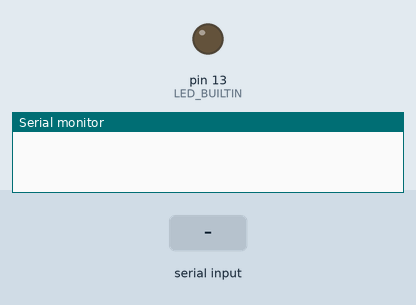
The sketch below on a simulated Arduino Uno, built with avr-gcc and run on an emulated ATmega328P. Parts: output pins drawn as LEDs (lit = HIGH), the last lines printed to the serial monitor. Dashed ring = blinking. Inputs (shaded band) come from the test bench.

Above: at 0.1 s.
At 1.3 s:
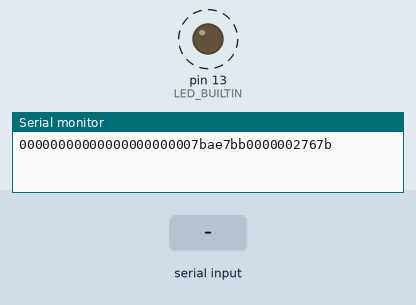
1.4 s: "SHA1:\n" received over Serial
Timing chart, 0 to 10.1 s (numbered marks = the images above; inputs shaded):
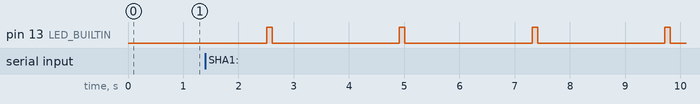

The sketch:

AVR_Code_v0.1.4.ino
```cpp
// (licence header left out)
#pragma GCC optimize ("-O0")
#include <Arduino.h>
#include "Hash.h"
#ifndef LED_BUILTIN
#define LED_BUILTIN 13
#endif
#if defined(ARDUINO_ARCH_AVR) || defined(ARDUINO_ARCH_MEGAAVR)
typedef uint16_t uintDiff;
#else
typedef uint32_t uintDiff;
#endif

void setup() {
  pinMode(LED_BUILTIN, OUTPUT);
  Serial.begin(115200);

  delay(100);
  while (!Serial) ;
    Serial.flush();
}
void minersetup()
{
}
void loop(void) {
  miner();
}
void miner() {
  delay (10);
  double MM = 0.00000001;
  do
  {
    minersetup();
    #if defined(ARDUINO_ARCH_AVR)
    delay(100);
    PORTB = PORTB & B11011111;
    #else
    digitalWrite(LED_BUILTIN, HIGH);
    #endif
    String uwu = Serial.readString();
    Serial.println(sha1(String(uwu)));

    delay (1300);
    #if defined(ARDUINO_ARCH_AVR)
    PORTB = PORTB | B00100000;
    #else
    digitalWrite(LED_BUILTIN, LOW);
    #endif
} while (MM > 0);

}
```

Hash.cpp
```cpp
#include <Arduino.h>
#include "bearssl_hash.h"

#include "Hash.h"


void sha1(const uint8_t* data, uint32_t size, uint8_t hash[20]) {
    br_sha1_context ctx;

#ifdef DEBUG_SHA1
    os_printf("DATA:");
    for(uint16_t i = 0; i < size; i++) {
        os_printf("%02X", data[i]);
    }
    os_printf("\n");
    os_printf("DATA:");
    for(uint16_t i = 0; i < size; i++) {
        os_printf("%c", data[i]);
    }
    os_printf("\n");
#endif


#ifdef DEBUG_SHA1
    os_printf("SHA1:");
    for(uint16_t i = 0; i < 20; i++) {
        os_printf("%02X", hash[i]);
    }
    os_printf("\n\n");
#endif
}

void sha1(const char* data, uint32_t size, uint8_t hash[20]) {
    sha1((const uint8_t *) data, size, hash);
}

void sha1(const String& data, uint8_t hash[20]) {
    sha1(data.c_str(), data.length(), hash);
}

String sha1(const uint8_t* data, uint32_t size) {
    uint8_t hash[20];
    String hashStr((const char*)nullptr);
    hashStr.reserve(20 * 2 + 1);

    sha1(&data[0], size, &hash[0]);

    for(uint16_t i = 0; i < 20; i++) {
        char hex[3];
        snprintf(hex, sizeof(hex), "%02x", hash[i]);
        hashStr += hex;
    }

    return hashStr;
}

String sha1(const char* data, uint32_t size) {
    return sha1((const uint8_t*) data, size);
}

String sha1(const String& data) {
    return sha1(data.c_str(), data.length());
}
```

Hash.h
```cpp
#ifndef HASH_H_
#define HASH_H_

//#define DEBUG_SHA1

void sha1(const uint8_t* data, uint32_t size, uint8_t hash[20]);
void sha1(const char* data, uint32_t size, uint8_t hash[20]);
void sha1(const String& data, uint8_t hash[20]);

String sha1(const uint8_t* data, uint32_t size);
String sha1(const char* data, uint32_t size);
String sha1(const String& data);

#endif /* HASH_H_ */
```

bearssl_hash.h
```cpp
#ifndef BR_BEARSSL_HASH_H__
#define BR_BEARSSL_HASH_H__

#include <stddef.h>
#include <stdint.h>
#include <string.h>

#ifdef __cplusplus
extern "C" {
#endif


typedef struct br_hash_class_ br_hash_class;
struct br_hash_class_ {

	size_t context_size;

	uint32_t desc;

	void (*init)(const br_hash_class **ctx);

	void (*update)(const br_hash_class **ctx, const void *data, size_t len);

	void (*out)(const br_hash_class *const *ctx, void *dst);


	uint64_t (*state)(const br_hash_class *const *ctx, void *dst);


	void (*set_state)(const br_hash_class **ctx,
		const void *stb, uint64_t count);
};

#ifndef BR_DOXYGEN_IGNORE
#define BR_HASHDESC_ID(id)           ((uint32_t)(id) << BR_HASHDESC_ID_OFF)
#define BR_HASHDESC_ID_OFF           0
#define BR_HASHDESC_ID_MASK          0xFF

#define BR_HASHDESC_OUT(size)        ((uint32_t)(size) << BR_HASHDESC_OUT_OFF)
#define BR_HASHDESC_OUT_OFF          8
#define BR_HASHDESC_OUT_MASK         0x7F

#define BR_HASHDESC_STATE(size)      ((uint32_t)(size) << BR_HASHDESC_STATE_OFF)
#define BR_HASHDESC_STATE_OFF        15
#define BR_HASHDESC_STATE_MASK       0xFF

#define BR_HASHDESC_LBLEN(ls)        ((uint32_t)(ls) << BR_HASHDESC_LBLEN_OFF)
#define BR_HASHDESC_LBLEN_OFF        23
#define BR_HASHDESC_LBLEN_MASK       0x0F

#define BR_HASHDESC_MD_PADDING       ((uint32_t)1 << 28)
#define BR_HASHDESC_MD_PADDING_128   ((uint32_t)1 << 29)
#define BR_HASHDESC_MD_PADDING_BE    ((uint32_t)1 << 30)
#endif

#define br_md5_ID     1

#define br_md5_SIZE   16

extern const br_hash_class br_md5_vtable;

typedef struct {

	const br_hash_class *vtable;
#ifndef BR_DOXYGEN_IGNORE
	unsigned char buf[64];
	uint64_t count;
	uint32_t val[4];
#endif
} br_md5_context;

void br_md5_init(br_md5_context *ctx);

void br_md5_update(br_md5_context *ctx, const void *data, size_t len);

void br_md5_out(const br_md5_context *ctx, void *out);

uint64_t br_md5_state(const br_md5_context *ctx, void *out);

void br_md5_set_state(br_md5_context *ctx, const void *stb, uint64_t count);

#define br_sha1_ID     2


#define br_sha1_SIZE   20


extern const br_hash_class br_sha1_vtable;


typedef struct {

	const br_hash_class *vtable;
#ifndef BR_DOXYGEN_IGNORE
	unsigned char buf[64];
	uint64_t count;
	uint32_t val[5];
#endif
} br_sha1_context;


void br_sha1_init(br_sha1_context *ctx);


void br_sha1_update(br_sha1_context *ctx, const void *data, size_t len);


void br_sha1_out(const br_sha1_context *ctx, void *out);


uint64_t br_sha1_state(const br_sha1_context *ctx, void *out);
 void br_sha1_set_state(br_sha1_context *ctx, const void *stb, uint64_t count);


#define br_sha224_ID     3

#define br_sha224_SIZE   28

extern const br_hash_class br_sha224_vtable;

typedef struct {

	const br_hash_class *vtable;
#ifndef BR_DOXYGEN_IGNORE
	unsigned char buf[64];
	uint64_t count;
	uint32_t val[8];
#endif
} br_sha224_context;

void br_sha224_init(br_sha224_context *ctx);

void br_sha224_update(br_sha224_context *ctx, const void *data, size_t len);

void br_sha224_out(const br_sha224_context *ctx, void *out);

uint64_t br_sha224_state(const br_sha224_context *ctx, void *out);

void br_sha224_set_state(br_sha224_context *ctx,
	const void *stb, uint64_t count);

#define br_sha256_ID     4

#define br_sha256_SIZE   32


extern const br_hash_class br_sha256_vtable;

#ifdef BR_DOXYGEN_IGNORE

typedef struct {

	const br_hash_class *vtable;
} br_sha256_context;
#else
typedef br_sha224_context br_sha256_context;
#endif

void br_sha256_init(br_sha256_context *ctx);

#ifdef BR_DOXYGEN_IGNORE

void br_sha256_update(br_sha256_context *ctx, const void *data, size_t len);
#else
#define br_sha256_update      br_sha224_update
#endif


void br_sha256_out(const br_sha256_context *ctx, void *out);

#ifdef BR_DOXYGEN_IGNORE

uint64_t br_sha256_state(const br_sha256_context *ctx, void *out);
#else
#define br_sha256_state       br_sha224_state
#endif

#ifdef BR_DOXYGEN_IGNORE

void br_sha256_set_state(br_sha256_context *ctx,
	const void *stb, uint64_t count);
#else
#define br_sha256_set_state   br_sha224_set_state
#endif

#define br_sha384_ID     5

#define br_sha384_SIZE   48


extern const br_hash_class br_sha384_vtable;


typedef struct {

	const br_hash_class *vtable;
#ifndef BR_DOXYGEN_IGNORE
	unsigned char buf[128];
	uint64_t count;
	uint64_t val[8];
#endif
} br_sha384_context;

void br_sha384_init(br_sha384_context *ctx);

void br_sha384_update(br_sha384_context *ctx, const void *data, size_t len);


void br_sha384_out(const br_sha384_context *ctx, void *out);


uint64_t br_sha384_state(const br_sha384_context *ctx, void *out);


void br_sha384_set_state(br_sha384_context *ctx,
	const void *stb, uint64_t count);

#define br_sha512_ID     6

#define br_sha512_SIZE   64


extern const br_hash_class br_sha512_vtable;

#ifdef BR_DOXYGEN_IGNORE

typedef struct {

	const br_hash_class *vtable;
} br_sha512_context;
#else
typedef br_sha384_context br_sha512_context;
#endif


void br_sha512_init(br_sha512_context *ctx);

#ifdef BR_DOXYGEN_IGNORE

void br_sha512_update(br_sha512_context *ctx, const void *data, size_t len);
#else
#define br_sha512_update   br_sha384_update
#endif


void br_sha512_out(const br_sha512_context *ctx, void *out);

#ifdef BR_DOXYGEN_IGNORE

uint64_t br_sha512_state(const br_sha512_context *ctx, void *out);
#else
#define br_sha512_state   br_sha384_state
#endif

#ifdef BR_DOXYGEN_IGNORE

void br_sha512_set_state(br_sha512_context *ctx,
	const void *stb, uint64_t count);
#else
#define br_sha512_set_state   br_sha384_set_state
#endif


#define br_md5sha1_ID     0


#define br_md5sha1_SIZE   36


extern const br_hash_class br_md5sha1_vtable;


typedef struct {

	const br_hash_class *vtable;
#ifndef BR_DOXYGEN_IGNORE
	unsigned char buf[64];
	uint64_t count;
	uint32_t val_md5[4];
	uint32_t val_sha1[5];
#endif
} br_md5sha1_context;


void br_md5sha1_init(br_md5sha1_context *ctx);

void br_md5sha1_update(br_md5sha1_context *ctx, const void *data, size_t len);


void br_md5sha1_out(const br_md5sha1_context *ctx, void *out);


uint64_t br_md5sha1_state(const br_md5sha1_context *ctx, void *out);


void br_md5sha1_set_state(br_md5sha1_context *ctx,
	const void *stb, uint64_t count);

typedef union {
	const br_hash_class *vtable;
	br_md5_context md5;
	br_sha1_context sha1;
	br_sha224_context sha224;
	br_sha256_context sha256;
	br_sha384_context sha384;
	br_sha512_context sha512;
	br_md5sha1_context md5sha1;
} br_hash_compat_context;


typedef struct {
#ifndef BR_DOXYGEN_IGNORE
	unsigned char buf[128];
	uint64_t count;
	uint32_t val_32[25];
	uint64_t val_64[16];
	const br_hash_class *impl[6];
#endif
} br_multihash_context;


void br_multihash_zero(br_multihash_context *ctx);


static inline void
br_multihash_setimpl(br_multihash_context *ctx,
	int id, const br_hash_class *impl)
{

	ctx->impl[id - 1] = impl;
}


static inline const br_hash_class *
br_multihash_getimpl(const br_multihash_context *ctx, int id)
{
	return ctx->impl[id - 1];
}


void br_multihash_init(br_multihash_context *ctx);


void br_multihash_update(br_multihash_context *ctx,
	const void *data, size_t len);


size_t br_multihash_out(const br_multihash_context *ctx, int id, void *dst);


typedef void (*br_ghash)(void *y, const void *h, const void *data, size_t len);

void br_ghash_ctmul(void *y, const void *h, const void *data, size_t len);


void br_ghash_ctmul32(void *y, const void *h, const void *data, size_t len);


void br_ghash_ctmul64(void *y, const void *h, const void *data, size_t len);

void br_ghash_pclmul(void *y, const void *h, const void *data, size_t len);


br_ghash br_ghash_pclmul_get(void);


void br_ghash_pwr8(void *y, const void *h, const void *data, size_t len);


br_ghash br_ghash_pwr8_get(void);

#ifdef __cplusplus
}
#endif

#endif
```

Measured:
- by itself, pin 13 (LED_BUILTIN): alternates HIGH for 0.10 s and LOW for 2.3 s
